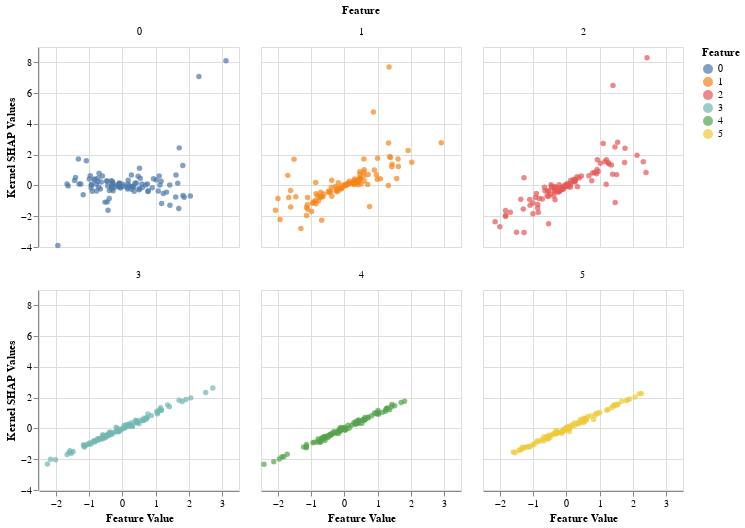

Here is the notebook cell this chart was saved with:
### Code cell
alt.Chart(data_df).mark_point(filled=True).encode(
    alt.Y('Kernel SHAP Values:Q'),
    alt.X('Feature Value:Q'),
    alt.Color('Feature:N'),
    alt.Facet('Feature:N')
).properties(
    columns=3,
    width=200,
    height=200
)

### Figure 1 — Vega-Lite specification as saved in the notebook (floating-point values rounded to 4 significant figures; data arrays with more than 128 entries replaced by an {"elided": "..."} marker saying what was removed)
{"$schema": "https://vega.github.io/schema/vega-lite/v3.2.1.json", "columns": 3, "config": {"mark": {"tooltip": null}, "view": {"height": 300, "width": 400}}, "data": {"name": "data-7d963b7e31fccdb8ee4624c58ec64a9e"}, "datasets": {"data-7d963b7e31fccdb8ee4624c58ec64a9e": {"elided": "600 records"}}, "encoding": {"color": {"field": "Feature", "type": "nominal"}, "facet": {"field": "Feature", "type": "nominal"}, "x": {"field": "Feature Value", "type": "quantitative"}, "y": {"field": "Kernel SHAP Values", "type": "quantitative"}}, "height": 200, "mark": {"filled": true, "type": "point"}, "width": 200}
